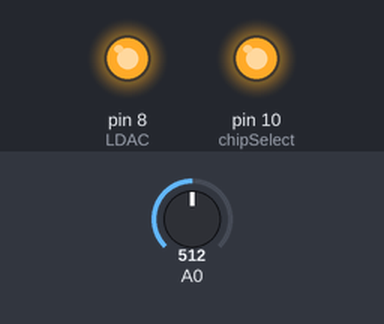
Bench run of a program on a simulated Arduino Uno, built with avr-gcc and run on an emulated ATmega328P. Shown: output pins drawn as LEDs (lit = HIGH). The test bench sets the inputs (shaded band); at power-on: A0 = 512. What the program prints to the serial monitor is not drawn.

Above: at 0.1 s.
Timing chart, 0 to 1.6 s (numbered marks = the images above):
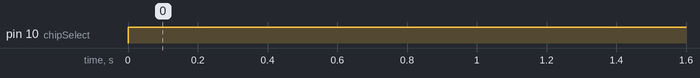

Measured:
- by itself, pin 10 (chipSelect): LOW → HIGH at 0.00 s

The program:

main.cpp
```cpp
#include <Arduino.h>
#include <SPI.h>

const int chipSelect = 10;
const int LDAC = 8; // LDAC pin

float dacOutputA;
float dacOutputB;

void writeDAC(uint16_t data, uint8_t chipSelectPin)
{
  // Take top 4 bits of config and top 4 valid bits (data is actually a 12 bit number) and OR them together
  uint8_t config = 0x30;
  uint8_t topMsg = (config & 0xF0) | (0x0F & (data >> 8));

  uint8_t lowerMsg = (data & 0x00FF); // Take the bottom octet of data

  digitalWrite(chipSelectPin, LOW); // Select DAC, active LOW

  SPI.transfer(topMsg);   // Send first 8 bits
  SPI.transfer(lowerMsg); // Send second 8 bits

  digitalWrite(chipSelectPin, HIGH); // Deselect DAC
}

void writeMCP4922(uint16_t data)
{
  // uint8_t config = 0x30; // bin 0011 0000
  // uint8_t topMsg = (config & 0xF0) | ((0xF00 & data) >> 8);
  // uint8_t lowerMsg = data & 0xFF;

  int msg = 0b0111111111111111;
  // int msg2 = 0b1111111111111111;

  // Serial.print("topMsg: "); Serial.print(topMsg, BIN);
  // Serial.print(", ");
  Serial.print("Msg: "); Serial.println(msg, BIN);

  SPI.beginTransaction(SPISettings(14000000, MSBFIRST, SPI_MODE0));

  // Set CS pin low to transfer data
  digitalWrite(SS, LOW);
  SPI.transfer16(msg);
  digitalWrite(SS, HIGH);

  SPI.endTransaction();

  // digitalWrite(chipSelect, LOW);
  // SPI.transfer(highByte(msg2));
  // SPI.transfer(lowByte(msg2));
  // digitalWrite(chipSelect, HIGH);

  // digitalWrite(LDAC, LOW);
  // delay(10);
  // digitalWrite(LDAC, HIGH);
}

void setup() {
  pinMode(chipSelect, OUTPUT);
  digitalWrite(chipSelect, HIGH);

  // Configure LDAC pin
  pinMode(LDAC, OUTPUT);
  digitalWrite(LDAC, HIGH);

  Serial.begin(115200);

  // Initialize SPI communication (DAC)
  SPI.begin();
  SPI.setClockDivider(SPI_CLOCK_DIV8);
}

void loop() {
  // Write to DAC A
  // writeMCP4922(512);
  writeDAC(4095, chipSelect);

  // Measure DAC output
  // dacOutputA = (float)analogRead(A0) * (5.0 / 1024.0);
  int dacOutput = analogRead(A0);
  // dacOutputB = analogRead(A1);

  Serial.print("DAC A output: "); Serial.println(dacOutput);
  // Serial.print("DAC B output: "); Serial.println(dacOutputB);

  delay(2000);
}
```
